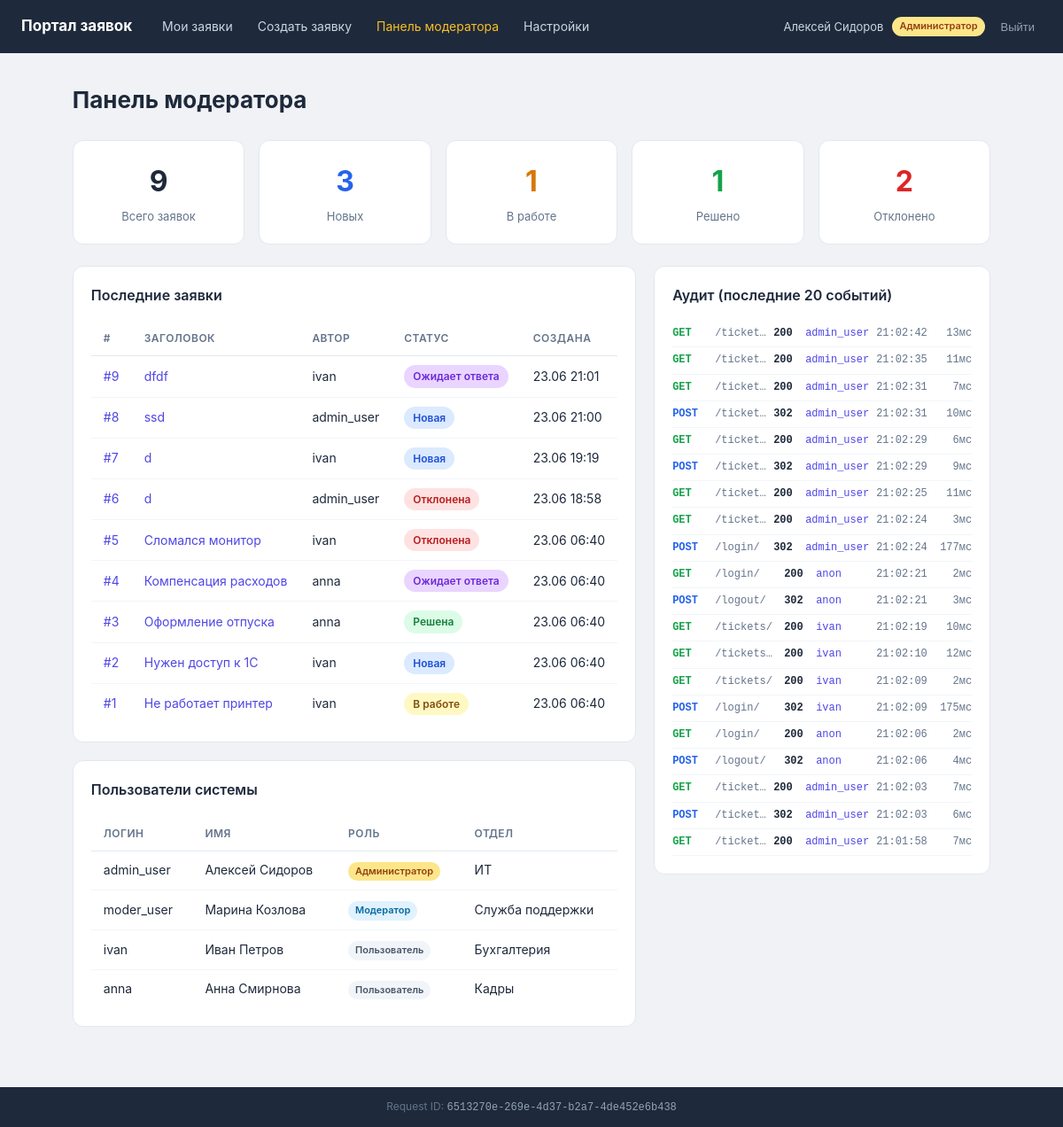
Screenshot of /moderator/ (signed in) with the database file from the repository.
### tickets/models.py (models this page shows, shortened)
class UserProfile(models.Model):
    class Role(models.TextChoices):
        USER = 'user', 'Пользователь'
        MODERATOR = 'moderator', 'Модератор'
        ADMIN = 'admin', 'Администратор'
    user = models.OneToOneField(User, on_delete=models.CASCADE, related_name='profile')
    role = models.CharField('Роль', max_length=20, choices=Role.choices, default=Role.USER)
    department = models.CharField('Отдел', max_length=100, blank=True)
    phone = models.CharField('Телефон', max_length=30, blank=True)
    api_token = models.CharField('API-токен', max_length=64, blank=True, unique=True, null=True)
    class Meta:
        verbose_name = 'Профиль'
        verbose_name_plural = 'Профили'
    def is_moderator_or_admin(self):
        return self.role in (self.Role.MODERATOR, self.Role.ADMIN)

class Ticket(models.Model):
    class Status(models.TextChoices):
        NEW = 'new', 'Новая'
        IN_PROGRESS = 'in_progress', 'В работе'
        PENDING = 'pending', 'Ожидает ответа'
        RESOLVED = 'resolved', 'Решена'
        REJECTED = 'rejected', 'Отклонена'
    class Priority(models.TextChoices):
        LOW = 'low', 'Низкий'
        MEDIUM = 'medium', 'Средний'
        HIGH = 'high', 'Высокий'
        CRITICAL = 'critical', 'Критический'
    class ServiceType(models.TextChoices):
        IT = 'it', 'ИТ-поддержка'
        HR = 'hr', 'Кадры'
        FINANCE = 'finance', 'Финансы'
        ADMIN = 'admin', 'Административный'
        OTHER = 'other', 'Прочее'
    author = models.ForeignKey(User, on_delete=models.CASCADE, related_name='tickets', verbose_name='Автор')
    assigned_to = models.ForeignKey(
        User, on_delete=models.SET_NULL, null=True, blank=True,
        related_name='assigned_tickets', verbose_name='Назначен'
    )
    title = models.CharField('Заголовок', max_length=200)
    description = models.TextField('Описание')
    service_type = models.CharField('Тип сервиса', max_length=20, choices=ServiceType.choices, default=ServiceType.IT)
    status = models.CharField('Статус', max_length=20, choices=Status.choices, default=Status.NEW)
    priority = models.CharField('Приоритет', max_length=20, choices=Priority.choices, default=Priority.MEDIUM)
    attachment = models.FileField('Прикреплённый файл', upload_to='tickets/', blank=True, null=True)
    created_at = models.DateTimeField('Создана', auto_now_add=True)
    updated_at = models.DateTimeField('Обновлена', auto_now=True)
    class Meta:
        verbose_name = 'Заявка'
        verbose_name_plural = 'Заявки'
        ordering = ['-created_at']
    USER_ALLOWED_STATUS_TRANSITIONS = {
        Status.NEW: [Status.REJECTED],
    }

class AuditLog(models.Model):
    request_id = models.CharField('Request ID', max_length=36, db_index=True)
    user = models.ForeignKey(User, on_delete=models.SET_NULL, null=True, blank=True, verbose_name='Пользователь')
    ip_address = models.GenericIPAddressField('IP-адрес', null=True, blank=True)
    user_agent = models.TextField('User-Agent', blank=True)
    method = models.CharField('Метод', max_length=10)
    path = models.CharField('Путь', max_length=500)
    status_code = models.PositiveSmallIntegerField('Код ответа', null=True, blank=True)
    response_time_ms = models.PositiveIntegerField('Время ответа (мс)', null=True, blank=True)
    timestamp = models.DateTimeField('Время', default=timezone.now, db_index=True)
    class Meta:
        verbose_name = 'Аудит-лог'
        verbose_name_plural = 'Аудит-лог'
        ordering = ['-timestamp']

### tickets/views.py (the view)
# urls.py: path('moderator/', views.moderator_panel, name='moderator_panel'),
@moderator_required
def moderator_panel(request):
    stats = {
        'total': Ticket.objects.count(),
        'new': Ticket.objects.filter(status='new').count(),
        'in_progress': Ticket.objects.filter(status='in_progress').count(),
        'resolved': Ticket.objects.filter(status='resolved').count(),
        'rejected': Ticket.objects.filter(status='rejected').count(),
    }
    recent_tickets = Ticket.objects.select_related('author').order_by('-created_at')[:10]
    recent_audit = AuditLog.objects.select_related('user').order_by('-timestamp')[:20]
    users = User.objects.select_related('profile').all()
    return render(request, 'tickets/moderator.html', {
        'stats': stats,
        'recent_tickets': recent_tickets,
        'recent_audit': recent_audit,
        'users': users,
        'profile': request.user.profile,
    })

### tickets/templates/tickets/moderator.html (shortened to what this page needs)
{% extends "tickets/base.html" %}
{% block content %}
<div class="page-header"><h1>Панель модератора</h1></div>
<div class="stats-grid">
    <div class="stat-card">
        <div class="stat-value">{{ stats.total }}</div>
        <div class="stat-label">Всего заявок</div>
    </div>
    <div class="stat-card stat-new">
        <div class="stat-value">{{ stats.new }}</div>
        <div class="stat-label">Новых</div>
    </div>
    <div class="stat-card stat-progress">
        <div class="stat-value">{{ stats.in_progress }}</div>
        <div class="stat-label">В работе</div>
    </div>
    <div class="stat-card stat-resolved">
        <div class="stat-value">{{ stats.resolved }}</div>
        <div class="stat-label">Решено</div>
    </div>
    <div class="stat-card stat-rejected">
        <div class="stat-value">{{ stats.rejected }}</div>
        <div class="stat-label">Отклонено</div>
    </div>
</div>
<div class="two-col">
    <div>
        <div class="card">
            <h3>Последние заявки</h3>
            <table class="ticket-table">
                <thead>
                    <tr><th>#</th><th>Заголовок</th><th>Автор</th><th>Статус</th><th>Создана</th></tr>
                </thead>
                <tbody>
                {% for t in recent_tickets %}
                    <tr>
                        <td><a href="/tickets/{{ t.pk }}/">#{{ t.pk }}</a></td>
                        <td><a href="/tickets/{{ t.pk }}/">{{ t.title }}</a></td>
                        <td>{{ t.author.username }}</td>
                        <td><span class="status-badge status-{{ t.status }}">{{ t.get_status_display }}</span></td>
                        <td>{{ t.created_at|date:"d.m H:i" }}</td>
                    </tr>
                {% endfor %}
                </tbody>
            </table>
        </div>
        <div class="card mt-2">
            <h3>Пользователи системы</h3>
            <table class="ticket-table">
                <thead>
                    <tr><th>Логин</th><th>Имя</th><th>Роль</th><th>Отдел</th></tr>
                </thead>
                <tbody>
                {% for u in users %}
                    <tr>
                        <td>{{ u.username }}</td>
                        <td>{{ u.get_full_name }}</td>
                        <td><span class="role-badge role-{{ u.profile.role }}">{{ u.profile.get_role_display }}</span></td>
                        <td>{{ u.profile.department }}</td>
                    </tr>
                {% endfor %}
                </tbody>
            </table>
        </div>
    </div>
    <div>
        <div class="card">
            <h3>Аудит (последние 20 событий)</h3>
            {% for log in recent_audit %}
            <div class="audit-row method-{{ log.method }}">
                <span class="audit-method">{{ log.method }}</span>
                <span class="audit-path">{{ log.path }}</span>
                <span class="audit-code">{{ log.status_code }}</span>
                <span class="audit-user">{{ log.user.username|default:"anon" }}</span>
                <span class="audit-time">{{ log.timestamp|date:"H:i:s" }}</span>
                <span class="audit-ms">{{ log.response_time_ms }}мс</span>
            </div>
            {% endfor %}
        </div>
    </div>
</div>
{% endblock %}

### tickets/templates/tickets/base.html (shortened to what this page needs)
<!DOCTYPE html>
<html lang="ru" data-theme="{{ request.user.settings.theme|default:'light' }}">
<head>
    {% load static %}
    <link rel="stylesheet" href="{% static 'tickets/css/portal.css' %}?v=1">
</head>
<body>
{% if request.user.is_authenticated %}
<header class="header">
    <div class="container header-inner">
        <a href="/tickets/" class="brand">Портал заявок</a>
        <nav class="nav">
            <a href="/tickets/">Мои заявки</a>
            <a href="/tickets/create/">Создать заявку</a>
            {% if profile.is_moderator_or_admin %}
                <a href="/moderator/" class="nav-mod">Панель модератора</a>
            {% endif %}
            <a href="/settings/">Настройки</a>
        </nav>
        <div class="user-info">
            <span>{{ request.user.get_full_name|default:request.user.username }}</span>
            <span class="role-badge role-{{ profile.role }}">{{ profile.get_role_display }}</span>
            <form method="post" action="/logout/" style="display:inline">
                <button type="submit" class="btn-link">Выйти</button>
            </form>
        </div>
    </div>
</header>
{% endif %}
<main class="main container">
    {% block content %}{% endblock %}
</main>
<footer class="footer">
    <div class="container">
        Request ID: <code>{{ request.request_id }}</code>
    </div>
</footer>
</body>
</html>

### tickets/static/tickets/css/portal.css (style rules this page uses)
:root { --bg: #f0f2f5; --surface: #ffffff; --border: #e2e8f0; --text: #1e293b; --muted: #64748b; --accent: #4f46e5; --accent-hover: #4338ca; --green: #16a34a; --yellow: #d97706; --red: #dc2626; --blue: #2563eb; --gray: #475569; --header-bg: #1e293b; }
* { box-sizing:border-box;margin:0;padding:0 }
html,body { height:100% }
body { background:var(--bg);color:var(--text);font-family:-apple-system,"Segoe UI",Roboto,sans-serif;font-size:15px;line-height:1.6;display:flex;flex-direction:column;min-height:100vh }
a { color:var(--accent);text-decoration:none }
.container { max-width:1200px;margin:0 auto;padding:0 24px }
.header { background:var(--header-bg);color:#fff;padding:0 }
.header-inner { display:flex;align-items:center;gap:24px;height:60px;flex-wrap:wrap }
.brand { color:#fff;font-weight:700;font-size:17px;white-space:nowrap }
.nav { display:flex;gap:8px;flex:1;flex-wrap:wrap }
.nav a { color:#cbd5e1;font-size:14px;padding:6px 10px;border-radius:6px;transition:background .15s }
.nav-mod { color:#fbbf24!important }
.user-info { display:flex;align-items:center;gap:10px;font-size:13px;color:#cbd5e1;white-space:nowrap }
.btn-link { background:none;border:none;color:#94a3b8;cursor:pointer;font-size:13px;padding:4px 8px }
.main { padding:32px 24px 48px }
.footer { background:var(--header-bg);color:#64748b;font-size:12px;padding:12px 0;text-align:center;margin-top:auto;width:100% }
.footer code { color:#94a3b8 }
.page-header { display:flex;justify-content:space-between;align-items:flex-start;margin-bottom:24px;gap:16px }
.page-header h1 { font-size:26px;font-weight:700 }
.card { background:var(--surface);border:1px solid var(--border);border-radius:12px;padding:20px;margin-bottom:20px }
.card h3 { font-size:16px;font-weight:600;margin-bottom:16px;color:var(--text) }
.ticket-table { width:100%;border-collapse:collapse;background:var(--surface) }
.ticket-table th { text-align:left;padding:10px 14px;font-size:12px;font-weight:600;color:var(--muted);text-transform:uppercase;letter-spacing:.04em;border-bottom:1px solid var(--border) }
.ticket-table td { padding:10px 14px;border-bottom:1px solid #f1f5f9;font-size:14px;vertical-align:middle }
.ticket-table tr:last-child td { border-bottom:none }
.status-badge { display:inline-block;padding:3px 10px;border-radius:99px;font-size:12px;font-weight:600 }
.status-new { background:#dbeafe;color:#1d4ed8 }
.status-in_progress { background:#fef9c3;color:#854d0e }
.status-pending { background:#e9d5ff;color:#6d28d9 }
.status-resolved { background:#dcfce7;color:#15803d }
.status-rejected { background:#fee2e2;color:#b91c1c }
.role-badge { display:inline-block;padding:2px 8px;border-radius:99px;font-size:11px;font-weight:600 }
.role-user { background:#f1f5f9;color:var(--gray) }
.role-moderator { background:#e0f2fe;color:#0369a1 }
.role-admin { background:#fde68a;color:#92400e }
.stats-grid { display:grid;grid-template-columns:repeat(auto-fill,minmax(160px,1fr));gap:16px;margin-bottom:24px }
.stat-card { background:var(--surface);border:1px solid var(--border);border-radius:12px;padding:20px;text-align:center }
.stat-value { font-size:32px;font-weight:700;color:var(--text) }
.stat-label { font-size:13px;color:var(--muted);margin-top:4px }
.stat-new .stat-value { color:var(--blue) }
.stat-progress .stat-value { color:var(--yellow) }
.stat-resolved .stat-value { color:var(--green) }
.stat-rejected .stat-value { color:var(--red) }
.two-col { display:grid;grid-template-columns:1fr 380px;gap:20px }
.audit-row { display:flex;gap:8px;padding:5px 0;border-bottom:1px solid #f1f5f9;font-size:12px;align-items:center;font-family:monospace }
.audit-method { font-weight:700;min-width:40px }
.method-GET .audit-method { color:var(--green) }
.method-POST .audit-method { color:var(--blue) }
.audit-path { flex:1;color:var(--muted);overflow:hidden;text-overflow:ellipsis;white-space:nowrap }
.audit-code { font-weight:600;min-width:28px }
.audit-user { color:var(--accent);min-width:60px }
.audit-time { color:var(--muted);min-width:60px }
.audit-ms { color:var(--muted);min-width:40px;text-align:right }
.mt-2 { margin-top:20px }

### rows the page displays
UserProfile: role "Администратор"
Ticket: pk "9", title "dfdf", author.username "ivan", status "Ожидает ответа", created_at "23.06 21:01"
Ticket: pk "8", title "ssd", author.username "admin_user", status "Новая", created_at "23.06 21:00"
Ticket: pk "7", title "d", author.username "ivan", status "Новая", created_at "23.06 19:19"
Ticket: pk "6", title "d", author.username "admin_user", status "Отклонена", created_at "23.06 18:58"
Ticket: pk "5", title "Сломался монитор", author.username "ivan", status "Отклонена", created_at "23.06 06:40"
Ticket: pk "4", title "Компенсация расходов", author.username "anna", status "Ожидает ответа", created_at "23.06 06:40"
Ticket: pk "3", title "Оформление отпуска", author.username "anna", status "Решена", created_at "23.06 06:40"
Ticket: pk "2", title "Нужен доступ к 1С", author.username "ivan", status "Новая", created_at "23.06 06:40"
Ticket: pk "1", title "Не работает принтер", author.username "ivan", status "В работе", created_at "23.06 06:40"
AuditLog: method "GET", path "/ticket…", status_code "200", user.username "admin_user", timestamp "21:02:42", response_time_ms "13"
AuditLog: method "GET", path "/ticket…", status_code "200", user.username "admin_user", timestamp "21:02:35", response_time_ms "11"
AuditLog: method "GET", path "/ticket…", status_code "200", user.username "admin_user", timestamp "21:02:31", response_time_ms "7"
AuditLog: method "POST", path "/ticket…", status_code "302", user.username "admin_user", timestamp "21:02:31", response_time_ms "10"
AuditLog: method "GET", path "/ticket…", status_code "200", user.username "admin_user", timestamp "21:02:29", response_time_ms "6"
AuditLog: method "POST", path "/ticket…", status_code "302", user.username "admin_user", timestamp "21:02:29", response_time_ms "9"
AuditLog: method "GET", path "/ticket…", status_code "200", user.username "admin_user", timestamp "21:02:25", response_time_ms "11"
AuditLog: method "GET", path "/ticket…", status_code "200", user.username "admin_user", timestamp "21:02:24", response_time_ms "3"
AuditLog: method "POST", path "/login/", status_code "302", user.username "admin_user", timestamp "21:02:24", response_time_ms "177"
AuditLog: method "GET", path "/login/", status_code "200", user.username "anon", timestamp "21:02:21", response_time_ms "2"
AuditLog: method "POST", path "/logout/", status_code "302", user.username "anon", timestamp "21:02:21", response_time_ms "3"
AuditLog: method "GET", path "/tickets/", status_code "200", user.username "ivan", timestamp "21:02:19", response_time_ms "10"
AuditLog: method "GET", path "/tickets…", status_code "200", user.username "ivan", timestamp "21:02:10", response_time_ms "12"
AuditLog: method "GET", path "/tickets/", status_code "200", user.username "ivan", timestamp "21:02:09", response_time_ms "2"
AuditLog: method "POST", path "/login/", status_code "302", user.username "ivan", timestamp "21:02:09", response_time_ms "175"
AuditLog: method "GET", path "/login/", status_code "200", user.username "anon", timestamp "21:02:06", response_time_ms "2"
AuditLog: method "POST", path "/logout/", status_code "302", user.username "anon", timestamp "21:02:06", response_time_ms "4"
AuditLog: method "GET", path "/ticket…", status_code "200", user.username "admin_user", timestamp "21:02:03", response_time_ms "7"
AuditLog: method "POST", path "/ticket…", status_code "302", user.username "admin_user", timestamp "21:02:03", response_time_ms "6"
AuditLog: method "GET", path "/ticket…", status_code "200", user.username "admin_user", timestamp "21:01:58", response_time_ms "7"

### other values shown
{{ request.user.get_full_name|default:request.user.username }} "Алексей Сидоров"
{{ stats.total }} "9"
{{ stats.new }} "3"
{{ stats.in_progress }} "1"
{{ stats.resolved }} "1"
{{ stats.rejected }} "2"
{{ u.username }} "admin_user"
{{ u.get_full_name }} "Алексей Сидоров"
{{ u.profile.get_role_display }} "Администратор"
{{ u.profile.department }} "ИТ"
{{ u.username }} "moder_user"
{{ u.get_full_name }} "Марина Козлова"
{{ u.profile.get_role_display }} "Модератор"
{{ u.profile.department }} "Служба поддержки"
{{ u.username }} "ivan"
